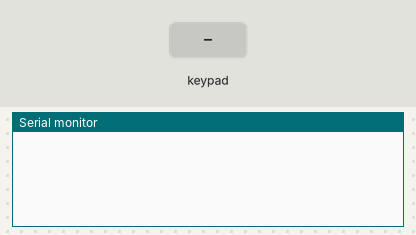
Simulated run of this sketch. Board: Arduino Uno, built with avr-gcc and run on an emulated ATmega328P. Parts: the last lines printed to the serial monitor. Inputs (shaded band) come from the test bench.

Above: at 1.2 s.
1.3 s: key '1' pressed
At 1.7 s:
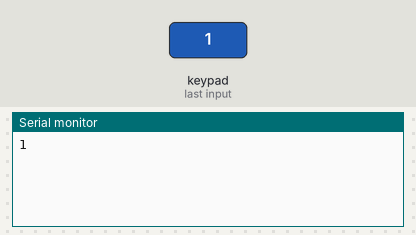
2.8 s: keypad keys 1 2 # pressed 0.4 s apart
At 4.5 s:
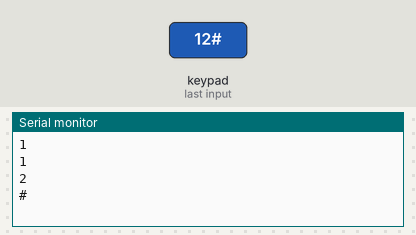
5.5 s: key '*' pressed
At 6.3 s:
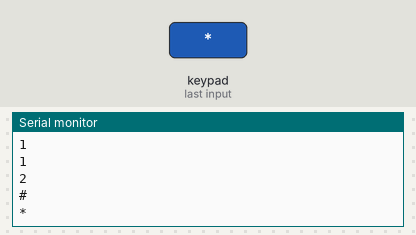
7.0 s: keypad keys 2 5 pressed 0.4 s apart
At 8.8 s:
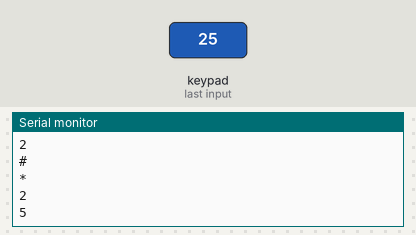
Timing chart, 0 to 10.3 s (numbered marks = the images above; inputs shaded):
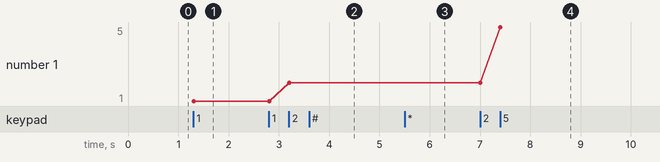

Measured:
- after the input at 1.3 s, the serial monitor: prints a new line at once (image 1)
- after the input at 2.8 s, the serial monitor: prints a new line after 0.41 s (image 2)
- after the input at 5.5 s, the serial monitor: prints a new line at once (image 3)
- after the input at 7.0 s, the serial monitor: prints a new line at once (image 4)
- plotted number 1: 1 → 2 after the input at 2.8 s, 2 → 5 after the input at 7.0 s

The sketch:

keypad.ino
```cpp
// Include the Keypad library
#include <Keypad.h>

#define c1 6
#define c2 7
#define c3 8
#define r1 9
#define r2 10
#define r3 11
#define r4 12

// Constants for row and column sizes
const byte ROWS = 4;
const byte COLS = 3;

// Array to represent keys on keypad
char hexaKeys[ROWS][COLS] = {
  {'1', '2', '3'},
  {'4', '5', '6',},
  {'7', '8', '9'},
  {'*', '0', '#'}
};

// Connections to Arduino
byte rowPins[ROWS] = {r4, r3,  r2, r1,};
byte colPins[COLS] = { c2,c3,  c1 , };

// Create keypad object
Keypad customKeypad = Keypad(makeKeymap(hexaKeys), rowPins, colPins, ROWS, COLS);

void setup() {
  // Setup serial monitor
  Serial.begin(9600);
}

void loop() {
  // Get key value if pressed
  char customKey = customKeypad.getKey();

  if (customKey) {
    // Print key value to serial monitor
    Serial.println(customKey);
  }
}
```
